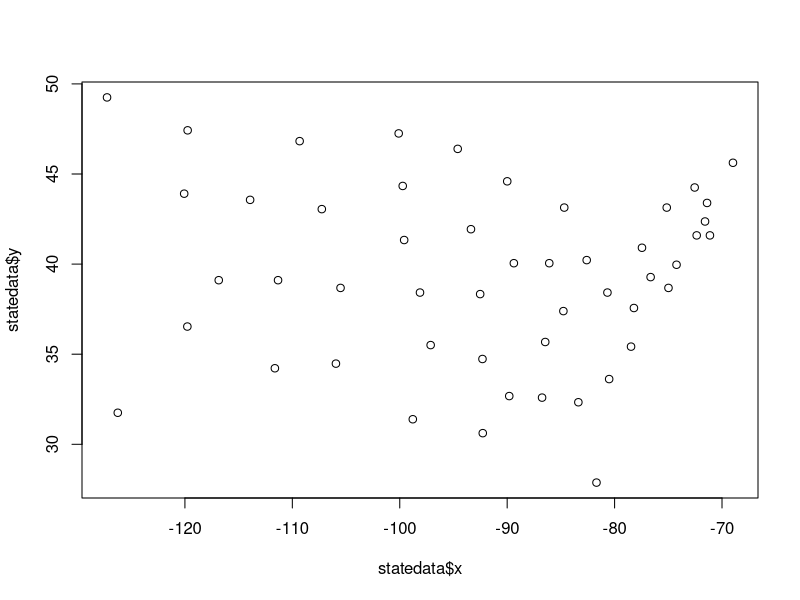
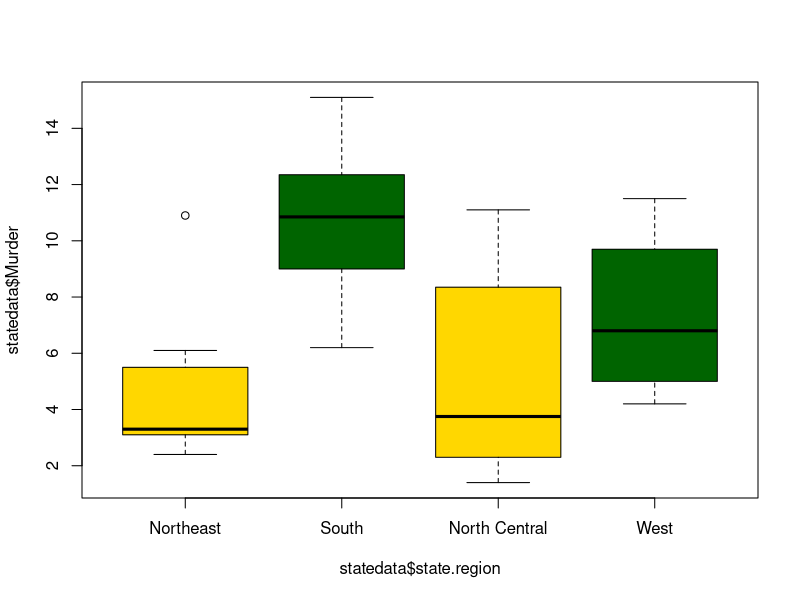
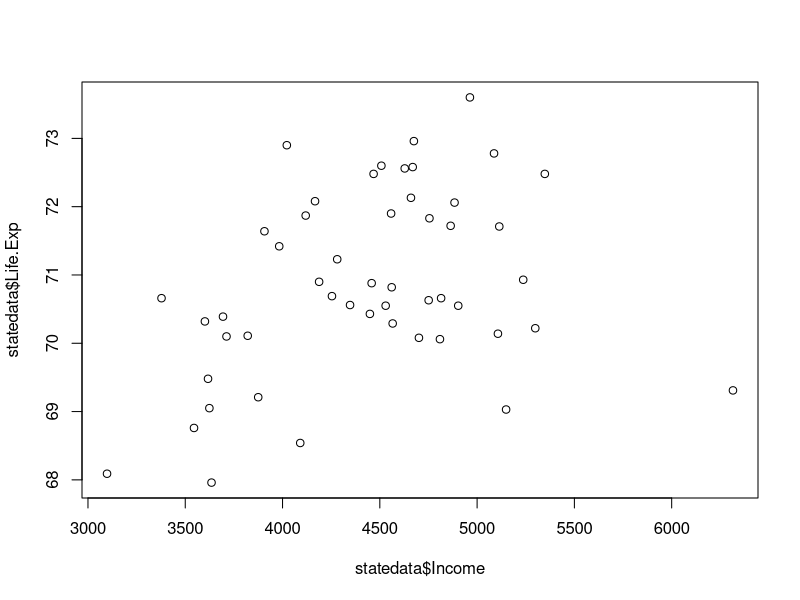

The R script that drew these images, in order:
# Author: Savio Abuga
setwd("/Users/savioabuga/Documents/Study/AnalyticsEdge/")

data(state)

statedata = cbind(data.frame(state.x77), state.abb, state.area, state.center,  state.division, state.name, state.region)

plot(statedata$x, statedata$y)

str(statedata)

tapply(statedata$HS.Grad, statedata$state.region, sum)

boxplot(statedata$Murder ~ statedata$state.region,  col=(c("gold","darkgreen")))

NorthEast = subset(statedata, state.region == "Northeast")
nrow(statedata)

NorthEast

NorthEast$state.name[which.max(NorthEast$Murder)]

# Creating Regression Model

Model1 = lm(Life.Exp ~ Population + Income + Illiteracy + Murder + HS.Grad + Frost, data = statedata)

summary(Model1)

# Correlation of Income and Life Expectancy

plot(statedata$Income, statedata$Life.Exp)

cor(statedata$Income, statedata$Life.Exp)

# Model without Area
# Area has the highest P Value

Model1 = lm(Life.Exp ~ Population + Income + Illiteracy + Murder + HS.Grad + Frost, data = statedata)

summary(Model1)

# Model without Illiteracy
# Illiteracy has the 2nd highest P Value

Model1 = lm(Life.Exp ~ Population + Income + Murder + HS.Grad + Frost, data = statedata)

summary(Model1)


# Model without Income
# Income has the 3rd highest P Value

Model1 = lm(Life.Exp ~ Population + Frost + Murder + HS.Grad, data = statedata)

summary(Model1)


